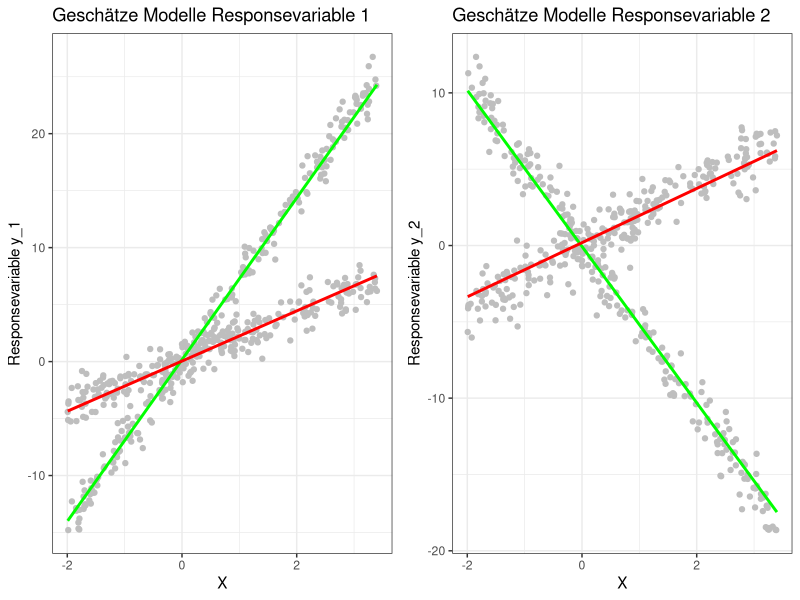
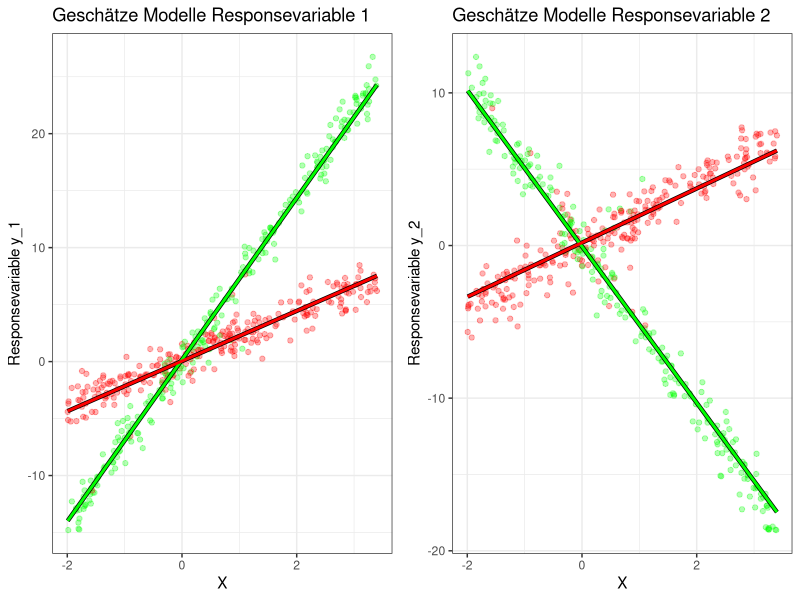
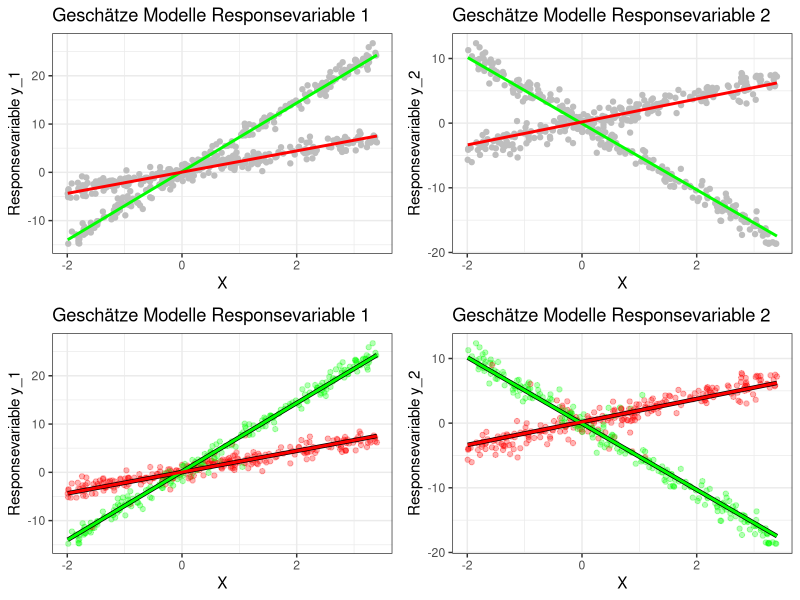

R code for these plots, in order:
## Install and load required packages
install.packages("VGAM")
install.packages("mvtnorm")

library(VGAM)
library(mvtnorm)
library(ggplot2)
library(gridExtra)
library(scales)
library(ggthemes)

set.seed(35)


### Daten simulieren
## Simulierte Markov Chain

N = 2
T = 500
states = rep(NA, times = T)
delta = rep(1 / N, times = N)
Gamma = matrix(c(0.90, 0.10, 0.10, 0.90), ncol = N)
states[1] = sample(1:N, size = 1, prob = delta)
for(t in 2:T) {
  states[t] = sample(1:N, size = 1, prob = Gamma[states[t - 1], ])
}


## Simulierte Datenpunkte

x = runif(n = T, min = -2, max = 3.4)
y = matrix(NA, nrow = T, ncol = 2)
mu = cbind(c(7.3, 2), c(-5.4, 2))
for(t in 1:T) {
  y[t, 1] = rnorm(n = 1, mean = mu[states[t], 1] * x[t], sd = 1)
  y[t, 2] = rnorm(n = 1, mean = mu[states[t], 2] * x[t], sd = 1)
}

### Funktion, welche das Markov-switching Modell mit der VGLM Funktion (also MS-VGLM) mit einem Regressor schätzt
ms_vgam = function(x, y, fitted_0, N = 2, max_iter = 100, conv_tol = 1e-03) { 
  delta = rep(0.5, times = 2)
  gamma = matrix(c(0.95, 0.05, 0.05, 0.95), ncol = 2)
  fitted = fitted_0
  mod = list()
  term = FALSE
  old = 0
  sigma = matrix(0, ncol = ncol(y), nrow = ncol(y))
  for (i in 1:ncol(y)) {  
    diag(sigma)[i] = var(y[,i])
  }
  
  while(term == FALSE) {
    for(i in 1:max_iter) {
      delta_next = delta
      gamma_next = gamma
      fitted_next = fitted
      allprobs = matrix(NA, T, N)
      lalpha = lbeta = matrix(NA, nrow = N, ncol = T)
      
      for(j in 1:N) {
        for(t in 1:T) {
          allprobs[t, j] = dmvnorm(y[t,], mean = fitted_next[[j]][t,],
                                   sigma = sigma)                               
        }
      }
      
      allprobs = ifelse(!is.na(allprobs), allprobs, 1)
      foo = delta * allprobs[1,]
      sumfoo = sum(foo)
      lscale = log(sumfoo)
      foo = foo / sumfoo                                                        
      lalpha[, 1] = log(foo) + lscale
      
      for(j in 2:nrow(y)) {                                                     
        foo = foo %*% gamma * allprobs[j,]                                          
        sumfoo = sum(foo) 
        lscale = lscale + log(sumfoo)                                          
        foo = foo / sumfoo                                                      
        lalpha[, j] = log(foo) + lscale                                         
      }
      
      foo = rep(1 / N, times = N)
      lbeta[, nrow(y)] = rep(0, times = N)
      lscale = log(N)
      foo = foo / sum(foo)
      
      for(j in (nrow(y) - 1):1) {                                               
        foo = gamma %*% (allprobs[j + 1,] * foo)
        lbeta[, j] = log(foo) + lscale
        sumfoo = sum(foo)
        foo = foo / sumfoo
        lscale = lscale + log(sumfoo)                                          
      }
      
      lallprobs = log(allprobs)
      llh = max(lalpha[, nrow(y)]) + log(sum(exp(lalpha[, nrow(y)] - max(lalpha[, nrow(y)])))) #hmmm?
      weights = matrix(NA, N, nrow(y))
      
      for(j in 1:nrow(y)) {
        weights[, j] = exp(lalpha[, j] + lbeta[, j] - llh)                      
      }
      
      for(j in 1:N) {
        for(k in 1:N) {
          gamma_next[j, k] = gamma[j, k] * sum(exp(lalpha[j, 1:(nrow(y) - 1)] + lallprobs[2:nrow(y), k] + lbeta[k, 2:nrow(y)] - llh))
        }                                                                       
      }
      
      gamma_next = gamma_next / apply(gamma_next, 1, sum)
      delta_next = exp(lalpha[, 1] + lbeta[, 1] - llh)
      delta_next = delta_next / sum(delta_next)
      conv_crit = sum(abs(gamma - gamma_next)) + sum(abs(delta - delta_next))
      ind = weights
      
      for(j in 1:N){                                                            
        mod[[j]] = vglm(y ~ x, weights = ind[j,], family = uninormal)
        fitted_next[[j]][, 1] = as.vector(fitted(mod[[j]])[, 1])
        fitted_next[[j]][, 2] = as.vector(fitted(mod[[j]])[, 2])
      }
      
      conv_crit = abs(llh - old)
      cat("Iteration = ", i, ", criterion = ", round(conv_crit, 3), "\r", sep = "") #hmmm?'
      
      if(conv_crit < conv_tol | i == max_iter) {
        if(i == max_iter) {
          print(paste("No convergence within", max_iter, "iterations"))
        }
      else{
          print(paste("Convergence after", i, "iterations"))
        }
        term = TRUE
        break
      }  
      delta = delta_next                                                        
      gamma = gamma_next                                                        
      fitted = fitted_next                                                     
      old = llh                                                              
    }
  }
  return(list(x = x, y = y, delta = delta_next, gamma = gamma_next, mod = mod, llh = llh, state_probs = weights))
}

## Model fitting
fitted_0 = list() # Startwerte für den Initialstep setzen
fitted_0[[1]] = cbind(mu[1, 1] * x, mu[1, 2] * x)
fitted_0[[2]] = cbind(mu[2, 1] * x, mu[2, 2] * x)

## MSVGLM schätzen

mod = ms_vgam(x = x, y = y, fitted_0 = fitted_0)


### Geschätzte Daten plotten

## Farben für die States definieren und lokales State Decoding durch die stateprobs durchführen

Farbe1 = "green"
Farbe2 = "red"

# lokales State Decoding

Farbe1 = "green"
Farbe2 = "red"

WZustand = apply(mod$state_probs, MARGIN = 2, FUN = which.max)
n = length(WZustand)
colour = rep(NA, n)
for (i in 1:n){                                                              
  if (WZustand[i]==1)
  {
    colour[i] = Farbe1
  }
  else 
  {
    colour[i] = Farbe2
  }
}


## Plots mit geschätzten Werten

GGdata = data.frame(y,x)

Ploty1 = ggplot(data = GGdata, aes(x,y[,1])) + geom_point(col ="grey", na.rm = TRUE)+
  geom_line(mapping = aes(x, fitted(mod$mod[[1]])[, 1]), na.rm = TRUE, colour = Farbe1, size = 1)+
  geom_line(mapping = aes(x, fitted(mod$mod[[2]])[, 1]), na.rm = TRUE, colour = Farbe2, size = 1)+
  xlab("X") + ylab("Responsevariable y_1") + ggtitle("Geschätze Modelle Responsevariable 1")+
  theme_bw()

Ploty2 = ggplot(data = GGdata, aes(x,y[,2])) + geom_point(col = "grey", na.rm = TRUE)+
  geom_line(mapping = aes(x, fitted(mod$mod[[1]])[, 2]), na.rm = TRUE, colour = Farbe1, size = 1)+
  geom_line(mapping = aes(x, fitted(mod$mod[[2]])[, 2]), na.rm = TRUE, colour = Farbe2, size = 1)+
  xlab("X") + ylab("Responsevariable y_2") + ggtitle("Geschätze Modelle Responsevariable 2")+
  theme_bw()

grid.arrange(Ploty1, Ploty2, ncol = 2)


## Plots mit geschätzten Werten und zuordnung der States durch das lokale State Decoding

GGdata = data.frame(y,x)

FPloty1 = ggplot(data = GGdata, aes(x,y[,1])) + geom_point(col = colour, na.rm = TRUE, alpha = 0.3)+
  geom_line(mapping = aes(x, fitted(mod$mod[[1]])[, 1]), na.rm = TRUE, colour = "black", size = 1.5)+
  geom_line(mapping = aes(x, fitted(mod$mod[[2]])[, 1]), na.rm = TRUE, colour = "black", size = 1.5)+
  geom_line(mapping = aes(x, fitted(mod$mod[[1]])[, 1]), na.rm = TRUE, colour = Farbe1, size = 1)+
  geom_line(mapping = aes(x, fitted(mod$mod[[2]])[, 1]), na.rm = TRUE, colour = Farbe2, size = 1)+
  xlab("X") + ylab("Responsevariable y_1") + ggtitle("Geschätze Modelle Responsevariable 1")+
  theme_bw()

FPloty2 = ggplot(data = GGdata, aes(x,y[,2])) + geom_point(col = colour, na.rm = TRUE, alpha = 0.3)+
  geom_line(mapping = aes(x, fitted(mod$mod[[1]])[, 2]), na.rm = TRUE, colour = "black", size = 1.5)+
  geom_line(mapping = aes(x, fitted(mod$mod[[2]])[, 2]), na.rm = TRUE, colour = "black", size = 1.5)+
  geom_line(mapping = aes(x, fitted(mod$mod[[1]])[, 2]), na.rm = TRUE, colour = Farbe1, size = 1)+
  geom_line(mapping = aes(x, fitted(mod$mod[[2]])[, 2]), na.rm = TRUE, colour = Farbe2, size = 1)+
  xlab("X") + ylab("Responsevariable y_2") + ggtitle("Geschätze Modelle Responsevariable 2")+
  theme_bw()

grid.arrange(FPloty1, FPloty2, ncol = 2)

grid.arrange(Ploty1, Ploty2, FPloty1, FPloty2, ncol = 2)
